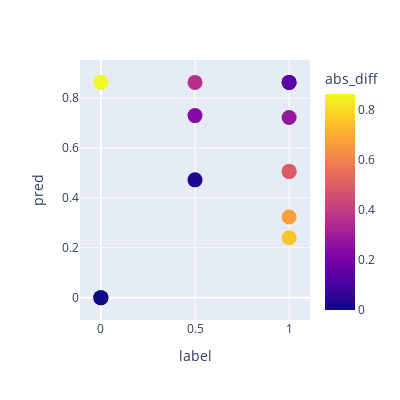

Notebook code cell kept with this figure:
### Markdown cell above
### ltr-reg

### Code cell
y_ltr_reg_test_pred = best_ltr_reg_model.predict(X_ltr_reg_test)
test_results_df = pd.concat([
    y_ltr_reg_test.rename("label"),
    pd.Series(y_ltr_reg_test_pred, index=y_ltr_reg_test.index).rename("pred"),
    (y_ltr_reg_test - y_ltr_reg_test_pred).abs().rename("abs_diff")
], axis=1)

fig = px.scatter(test_results_df.reset_index(), x="label", y= "pred", color="abs_diff", hover_data=['patient'], width=400, height=400)
fig.update_traces(marker=dict(size=15))
fig.show()

### Figure 1 — Plotly figure (JSON) as saved in the notebook; plotly's stock layout.template omitted (floating-point values rounded to 4 significant figures)
{"data": [{"customdata": [["NOV_07"], ["GIL_17"], ["GIL_11"], ["NOV_08"], ["GIL_05"], ["NOV_25"], ["NOV_02"], ["NOV_23"], ["NOV_12"], ["GIL_09"], ["NOV_09"], ["GIL_15"], ["GIL_21"]], "hovertemplate": "label=%{x}<br>pred=%{y}<br>patient=%{customdata[0]}<br>abs_diff=%{marker.color}<extra></extra>", "legendgroup": "", "marker": {"color": [0.3636, 0.4936, 0.2775, 0.2303, 0.8636, 0.4936, 0, 0, 0.1364, 0.1364, 0.6763, 0.7596, 0.02747], "coloraxis": "coloraxis", "size": 15, "symbol": "circle"}, "mode": "markers", "name": "", "orientation": "v", "showlegend": false, "type": "scatter", "x": [0.5, 1, 1, 0.5, 0, 1, 0, 0, 1, 1, 1, 1, 0.5], "xaxis": "x", "y": [0.8636, 0.5064, 0.7225, 0.7303, 0.8636, 0.5064, 0, 0, 0.8636, 0.8636, 0.3237, 0.2404, 0.4725], "yaxis": "y"}], "layout": {"coloraxis": {"colorbar": {"title": {"text": "abs_diff"}}, "colorscale": [[0, "#0d0887"], [0.1111, "#46039f"], [0.2222, "#7201a8"], [0.3333, "#9c179e"], [0.4444, "#bd3786"], [0.5556, "#d8576b"], [0.6667, "#ed7953"], [0.7778, "#fb9f3a"], [0.8889, "#fdca26"], [1, "#f0f921"]]}, "height": 400, "legend": {"tracegroupgap": 0}, "margin": {"t": 60}, "width": 400, "xaxis": {"anchor": "y", "autorange": true, "domain": [0, 1], "range": [-0.1117, 1.112], "title": {"text": "label"}, "type": "linear"}, "yaxis": {"anchor": "x", "autorange": true, "domain": [0, 1], "range": [-0.08977, 0.9533], "title": {"text": "pred"}, "type": "linear"}}}
